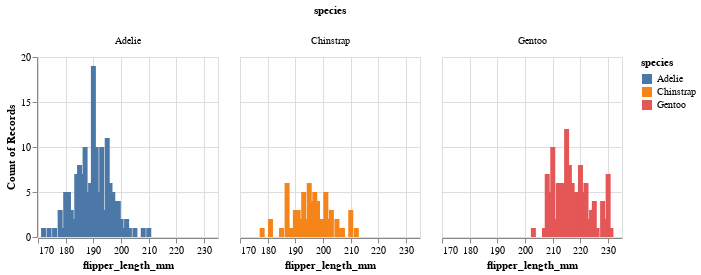

Notebook code cell kept with this figure:
### Markdown cell above
3. Visualize the distribution of flipper lengths across different species.  
_Hint:_ Look at the [guide for faceted charts](https://altair-viz.github.io/user_guide/compound_charts.html?highlight=facet#facet-chart)!

### Code cell
alt.Chart(penguins).mark_bar().encode(
    x='flipper_length_mm:Q',
    y="count()",
    color = "species:N"
).properties(
    width=180,
    height=180
).facet(
    column='species:N'
)

### Figure 1 — Vega-Lite specification as saved in the notebook (floating-point values rounded to 4 significant figures; data arrays with more than 128 entries replaced by an {"elided": "..."} marker saying what was removed)
{"config": {"view": {"continuousWidth": 400, "continuousHeight": 300}}, "data": {"name": "data-d00e1631cca48c544438d30d2b470e8a"}, "facet": {"column": {"field": "species", "type": "nominal"}}, "spec": {"mark": "bar", "encoding": {"color": {"field": "species", "type": "nominal"}, "x": {"field": "flipper_length_mm", "type": "quantitative"}, "y": {"aggregate": "count", "type": "quantitative"}}, "height": 180, "width": 180}, "$schema": "https://vega.github.io/schema/vega-lite/v4.17.0.json", "datasets": {"data-d00e1631cca48c544438d30d2b470e8a": {"elided": "344 records"}}}
